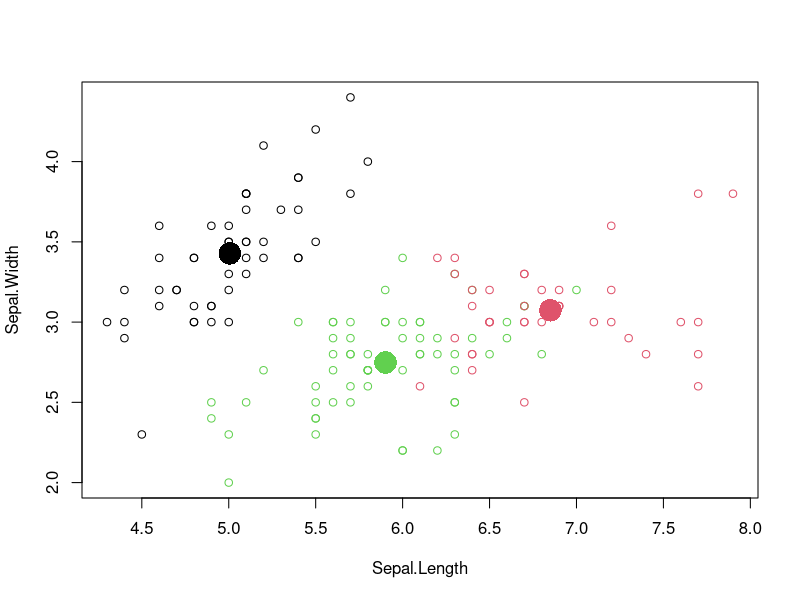

Write R code to recreate this figure.
#+++++++++++++++++++++++++++++++++++++++++++++++++++++++++++++++++++++++++++++++
#
#
# FileName:     *.R
# Description:
# ExecutionTime:
# 3.660269 hours for fdt0
#
#
# NOTE:
#
#
#+++++++++++++++++++++++++++++++++++++++++++++++++++++++++++++++++++++++++++++++
# Miguel P. Xochicale [http://mxochicale.github.io]
# Doctoral Researcher in Human-Robot Interaction
# University of Birmingham, U.K. (2014-2018)
#+++++++++++++++++++++++++++++++++++++++++++++++++++++++++++++++++++++++++++++++



#+++++++++++++++++++++++++++++++++++++++++++++++++++++++++++++++++++++++++++++++
# Loading Functions and Libraries and Setting up digits
library(randomForest)


#+++++++++++++++++++++++++++++++++++++++++++++++++++++++++++++++++++++++++++++++
# Defining paths for main_path, r_scripts_path, ..., etc.
# setwd("../")
r_scripts_path <- getwd()




# Start the clock!
start.time <- Sys.time()


################################################################################
################################################################################
## Modeling




head(iris)
names(iris)

#In this we assign the data from column 1-4 (features) to variable x, and the class to variable y
x = iris[,-5]
y = iris$Species


#Create kmeans model with this command: (You need to put the number how many
# cluster you want, in this case I use 3 because we already now in iris data we have 3 classes)

kc <- kmeans(x,3)



#After we know the result, we need to know how many error and missing data,
#so we need to compare the clustering result with the species/classes iris data.


table(y,kc$cluster)

# "Sepal.Length" "Sepal.Width"  "Petal.Length" "Petal.Width"  "Species"
plot(x[c("Sepal.Length", "Sepal.Width")], col=kc$cluster)
points(kc$centers[,c("Sepal.Length", "Sepal.Width")], col=1:3, pch=16, cex=3)






# Stop the clock!
end.time <- Sys.time()
end.time - start.time


################################################################################
################################################################################
setwd(r_scripts_path) ## go back to the r-script source path
